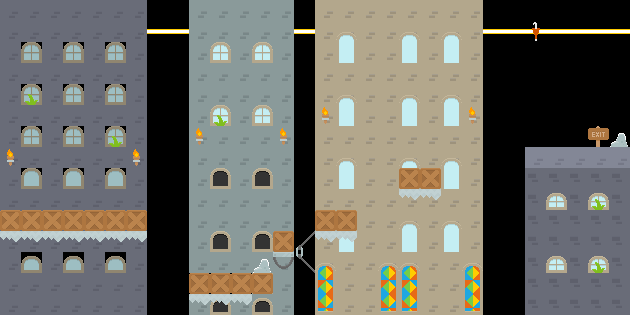

A 2D game scene composited from a Tiled map and its tileset images. What follows is a short description and the map's XML, with every tile layer's data as written:
An orthogonal 30x15 tile map with 21x21 px tiles, 5 tile layers (Capa de patrones 2, Capa de patrones 3, Capa de patrones 4, Capa de patrones 5, ...), 3 tilesets.

<map version="1.2" tiledversion="1.3.5" orientation="orthogonal" renderorder="right-down" width="30" height="15" tilewidth="21" tileheight="21" infinite="0" nextlayerid="8" nextobjectid="8">
 <tileset firstgid="1" name="sprites" tilewidth="21" tileheight="21" spacing="2" margin="2" tilecount="900" columns="30">
  <image source="fondos e3/sprites.png" width="692" height="692" />
 </tileset>
 <tileset firstgid="901" name="sprites" tilewidth="21" tileheight="21" spacing="2" margin="2" tilecount="900" columns="30">
  <image source="fondos e3/sprites.png" width="692" height="692" />
 </tileset>
 <tileset firstgid="1801" source="../bunker/sprites.tsx" />
 <layer id="2" name="Capa de patrones 2" width="30" height="15" opacity="0.8">
  <data encoding="csv">
820,820,820,820,820,820,820,0,0,850,850,850,850,850,0,790,790,790,790,790,790,790,790,0,0,0,0,0,0,0,
820,820,820,820,820,820,820,0,0,850,850,850,850,850,0,790,790,790,790,790,790,790,790,0,0,0,0,0,0,0,
820,762,820,762,820,762,820,0,0,850,850,850,850,850,0,790,790,790,790,790,790,790,790,0,0,0,0,0,0,0,
820,820,820,820,820,820,820,0,0,850,850,850,850,850,0,790,790,790,790,790,790,790,790,0,0,0,0,0,0,0,
820,762,820,762,820,762,820,0,0,850,850,850,850,850,0,790,790,790,790,790,790,790,790,0,0,0,0,0,0,0,
820,820,820,820,820,820,820,0,0,850,850,850,850,850,0,790,790,790,790,790,790,790,790,0,0,0,0,0,0,0,
820,762,820,762,820,762,820,0,0,850,850,850,850,850,0,790,790,790,790,790,790,790,790,0,0,0,0,0,0,0,
820,820,820,820,820,820,820,0,0,850,850,850,850,850,0,790,790,790,790,790,790,790,790,0,0,0,0,0,0,0,
820,761,820,761,820,761,820,0,0,850,850,850,850,850,0,790,790,790,790,790,790,790,790,0,0,730,730,730,730,730,
820,820,820,820,820,820,820,0,0,850,850,850,850,850,0,790,790,790,790,790,790,790,790,0,0,730,730,730,730,730,
820,820,820,820,820,820,820,0,0,850,850,850,850,850,0,790,790,790,790,790,790,790,790,0,0,730,730,730,730,730,
820,820,820,820,820,820,820,0,0,850,850,850,850,850,0,790,790,790,790,790,790,790,790,0,0,730,730,730,730,730,
820,791,820,791,820,791,820,0,0,850,850,850,850,850,0,790,790,790,790,790,790,790,790,0,0,730,730,730,730,730,
820,820,820,820,820,820,820,0,0,1992,1992,1992,790,850,0,790,790,790,790,790,790,790,790,0,0,730,730,730,730,730,
820,820,820,820,820,820,820,0,0,850,850,850,850,850,0,790,790,790,790,790,790,790,790,0,0,730,730,730,730,730
</data>
 </layer>
 <layer id="3" name="Capa de patrones 3" width="30" height="15">
  <data encoding="csv">
0,0,0,0,0,0,0,0,0,0,0,0,0,0,0,0,0,0,0,0,0,0,0,0,0,0,0,0,0,0,
0,0,0,0,0,0,0,0,0,0,0,0,0,0,0,0,821,0,0,821,0,821,0,0,0,0,0,0,0,0,
0,0,0,0,0,0,0,0,0,0,762,0,762,0,0,0,851,0,0,851,0,851,0,0,0,0,0,0,0,0,
0,0,0,0,0,0,0,0,0,0,0,0,0,0,0,0,0,0,0,0,0,0,0,0,0,0,0,0,0,0,
0,0,0,0,0,0,0,0,0,0,0,0,0,0,0,0,821,0,0,821,0,821,0,0,0,0,0,0,0,0,
0,0,0,0,0,0,0,0,0,0,762,0,762,0,0,318,851,0,0,851,0,851,318,0,0,0,0,0,0,0,
0,0,0,0,0,0,0,0,0,318,0,0,0,318,0,0,0,0,0,0,0,0,0,0,0,0,0,0,254,0,
318,0,0,0,0,0,318,0,0,0,0,0,0,0,0,0,821,0,0,821,0,821,0,0,0,0,0,0,0,0,
0,0,0,0,0,0,0,0,0,0,763,0,763,0,0,0,851,0,0,851,0,851,0,0,0,0,0,0,0,0,
0,0,0,0,0,0,0,0,0,0,0,0,0,0,0,0,0,0,0,0,0,0,0,0,0,0,792,0,792,0,
0,0,0,0,0,0,0,0,0,0,0,0,0,0,0,0,821,0,0,821,0,821,0,0,0,0,0,0,0,0,
0,0,0,0,0,0,0,0,0,0,763,0,763,0,0,0,851,0,0,851,0,851,0,0,0,0,0,0,0,0,
0,0,0,0,0,0,0,0,0,0,0,0,0,0,0,824,0,0,824,824,0,0,824,0,0,0,792,0,792,0,
0,0,0,0,0,0,0,0,0,0,0,0,0,0,0,854,0,0,854,854,0,0,854,0,0,0,0,0,0,0,
0,0,0,0,0,0,0,0,0,0,793,0,793,0,0,884,0,0,884,884,0,0,884,0,0,0,0,0,0,0
</data>
 </layer>
 <layer id="4" name="Capa de patrones 4" width="30" height="15">
  <data encoding="csv">
0,0,0,0,0,0,0,0,0,0,0,0,0,0,0,0,0,0,0,0,0,0,0,0,0,0,0,0,0,0,
0,0,0,0,0,0,0,893,893,0,0,0,0,0,893,0,0,0,0,0,0,0,0,893,893,893,893,893,893,893,
0,0,0,0,0,0,0,0,0,0,0,0,0,0,0,0,0,0,0,0,0,0,0,0,0,0,0,0,0,0,
0,0,0,0,0,0,0,0,0,0,0,0,0,0,0,0,0,0,0,0,0,0,0,0,0,0,0,0,0,0,
0,0,0,0,0,0,0,0,0,0,0,0,0,0,0,0,0,0,0,0,0,0,0,0,0,0,0,0,0,0,
0,0,0,0,0,0,0,0,0,0,0,0,0,0,0,0,0,0,0,0,0,0,0,0,0,0,0,0,0,0,
0,0,0,0,0,0,0,0,0,0,0,0,0,0,0,0,0,0,0,0,0,0,0,0,0,0,0,0,0,606,
0,0,0,0,0,0,0,0,0,0,0,0,0,0,0,0,0,0,0,0,0,0,0,0,0,0,0,0,0,0,
0,0,0,0,0,0,0,0,0,0,0,0,0,0,0,0,0,0,0,0,0,0,0,0,0,0,0,0,0,0,
0,0,0,0,0,0,0,0,0,0,0,0,0,0,0,0,0,0,0,746,746,0,0,0,0,0,0,0,0,0,
0,0,0,0,0,0,0,0,0,0,0,0,0,0,0,0,0,0,0,0,0,0,0,0,0,0,0,0,0,0,
746,746,746,746,746,746,746,0,0,0,0,0,0,0,830,746,746,0,0,0,0,0,0,0,0,0,0,0,0,0,
0,0,0,0,0,0,0,0,0,0,0,0,606,803,831,0,0,0,0,0,0,0,0,0,0,0,0,0,0,0,
0,0,0,0,0,0,0,0,0,0,0,0,0,0,0,0,0,0,0,0,0,0,0,0,0,0,0,0,0,0,
0,0,0,0,0,0,0,0,0,746,746,746,0,0,0,0,0,0,0,0,0,0,0,0,0,0,0,0,0,0
</data>
 </layer>
 <layer id="5" name="Capa de patrones 5" width="30" height="15">
  <data encoding="csv">
0,0,0,0,0,0,0,0,0,0,0,0,0,0,0,0,0,0,0,0,0,0,0,0,0,0,0,0,0,0,
0,0,0,0,0,0,0,0,0,0,0,0,0,0,0,0,0,0,0,0,0,0,0,0,0,3221226177,0,0,0,0,
0,0,0,0,0,0,0,0,0,0,0,0,0,0,0,0,0,0,0,0,0,0,0,0,0,0,0,0,0,0,
0,0,0,0,0,0,0,0,0,0,0,0,0,0,0,0,0,0,0,0,0,0,0,0,0,0,0,0,0,0,
0,18,0,0,0,0,0,0,0,0,0,0,0,0,0,0,0,0,0,0,0,0,0,0,0,0,0,0,0,0,
0,0,0,0,0,0,0,0,0,0,18,0,0,0,0,0,0,0,0,0,0,0,0,0,0,0,0,0,0,0,
0,0,0,0,0,18,0,0,0,0,0,0,0,0,0,0,0,0,0,0,0,0,0,0,0,0,0,0,0,0,
0,0,0,0,0,0,0,0,0,0,0,0,0,0,0,0,0,0,0,0,0,0,0,0,0,0,0,0,0,0,
0,0,0,0,0,0,0,0,0,0,0,0,0,0,0,0,0,0,0,0,0,0,0,0,0,0,0,0,0,0,
0,0,0,0,0,0,0,0,0,0,0,0,0,0,0,0,0,0,0,0,0,0,0,0,0,0,0,0,18,0,
0,0,0,0,0,0,0,0,0,0,0,0,0,0,0,0,0,0,0,0,0,0,0,0,0,0,0,0,0,0,
0,0,0,0,0,0,0,0,0,0,0,0,0,0,0,0,0,0,0,0,0,0,0,0,0,0,0,0,0,0,
0,0,0,0,0,0,0,0,0,0,0,0,0,0,0,0,0,0,0,0,0,0,0,0,0,0,0,0,18,0,
0,0,0,0,0,0,0,0,0,0,0,0,0,0,0,0,0,0,0,0,0,0,0,0,0,0,0,0,0,0,
0,0,0,0,0,0,0,0,0,0,0,0,0,0,0,0,0,0,0,0,0,0,0,0,0,0,0,0,0,0
</data>
 </layer>
 <layer id="1" name="Capa de patrones 1" width="30" height="15">
  <data encoding="csv">
0,0,0,0,0,0,0,0,0,0,0,0,0,0,0,0,0,0,0,0,0,0,0,0,0,0,0,0,0,0,
0,0,0,0,0,0,0,0,0,0,0,0,0,0,0,0,0,0,0,0,0,0,0,0,0,0,0,0,0,0,
0,0,0,0,0,0,0,0,0,0,0,0,0,0,0,0,0,0,0,0,0,0,0,0,0,0,0,0,0,0,
0,0,0,0,0,0,0,0,0,0,0,0,0,0,0,0,0,0,0,0,0,0,0,0,0,0,0,0,0,0,
0,0,0,0,0,0,0,0,0,0,0,0,0,0,0,0,0,0,0,0,0,0,0,0,0,0,0,0,0,0,
0,0,0,0,0,0,0,0,0,0,0,0,0,0,0,0,0,0,0,0,0,0,0,0,0,0,0,0,0,0,
0,0,0,0,0,0,0,0,0,0,0,0,0,0,0,0,0,0,0,0,0,0,0,0,0,0,0,0,0,0,
0,0,0,0,0,0,0,0,0,0,0,0,0,0,0,0,0,0,0,0,0,0,0,0,0,820,820,820,820,820,
0,0,0,0,0,0,0,0,0,0,0,0,0,0,0,0,0,0,0,1992,1992,0,0,0,0,0,0,0,0,0,
0,0,0,0,0,0,0,0,0,0,0,0,0,0,0,0,0,0,0,0,0,0,0,0,0,0,0,0,0,0,
1992,1992,1992,1992,1992,1992,1992,0,0,0,0,0,0,0,0,1992,1992,0,0,0,0,0,0,0,0,0,0,0,0,0,
0,0,0,0,0,0,0,0,0,0,0,0,0,1992,0,0,0,0,0,0,0,0,0,0,0,0,0,0,0,0,
0,0,0,0,0,0,0,0,0,0,0,0,0,0,0,0,0,0,0,0,0,0,0,0,0,0,0,0,0,0,
0,0,0,0,0,0,0,0,0,1992,1992,1992,1992,0,0,0,0,0,0,0,0,0,0,0,0,0,0,0,0,0,
0,0,0,0,0,0,0,0,0,0,0,0,0,0,0,0,0,0,0,0,0,0,0,0,0,0,0,0,0,0
</data>
 </layer>
</map>
